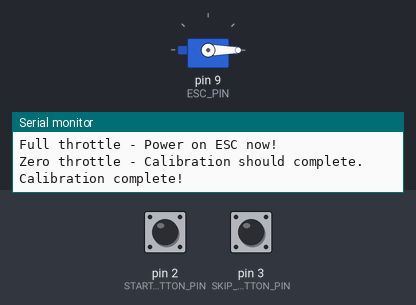
Simulated run of this sketch. Board: Arduino Uno, built with avr-gcc and run on an emulated ATmega328P. On the bench: servo, the last lines printed to the serial monitor. Inputs (shaded band) come from the test bench; at power-on: pin 2 (START_BUTTON_PIN) HIGH, pin 3 (SKIP_CALIBRATION_BUTTON_PIN) HIGH.

Above: at 7.2 s.
7.3 s: pin 2 (START_BUTTON_PIN) pulled LOW for 0.15 s
At 7.7 s:
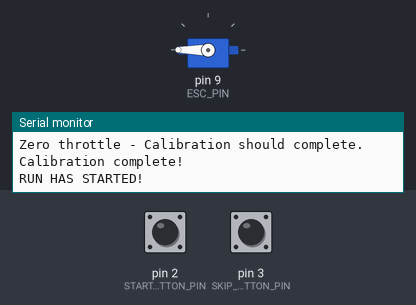
Timing chart, 0 to 13.8 s (numbered marks = the images above; inputs shaded):
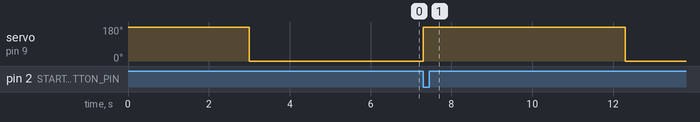

Measured:
- after the input at 7.3 s, servo on pin 9 (ESC_PIN): 0° → 180° at once, → 0° 5.0 s later

The sketch:

main.ino
```cpp
#include <Servo.h>

const int START_BUTTON_PIN = 2;
const int SKIP_CALIBRATION_BUTTON_PIN = 3;
const int ESC_PIN = 9;

const int MIN_PWM = 1000;
const int MAX_PWM = 2000;

Servo esc;
bool runStarted = false;

const int RUN_DURATION_MILLISECONDS = 5000;

/*
const float MOTOR_KV = 980;
const float BATTERY_VOLTAGE = 12.0;
const float GEAR_RATIO = 2;

const float WHEEL_DIAMETER_METERS = 2 * 0.0254;

const float TARGET_DISTANCE_METERS = 5;
*/

void begin_esc_calibration() {
  Serial.println("Starting ESC calibration...");

  Serial.println("Full throttle - Power on ESC now!");
  esc.writeMicroseconds(MAX_PWM);
  delay(3000);

  Serial.println("Zero throttle - Calibration should complete.");
  esc.writeMicroseconds(MIN_PWM);
  delay(3000);

  Serial.println("Calibration complete!");
}
void setup() {
  Serial.begin(9600);

  pinMode(START_BUTTON_PIN, INPUT_PULLUP);
  pinMode(SKIP_CALIBRATION_BUTTON_PIN, INPUT_PULLUP);
  esc.attach(ESC_PIN, MIN_PWM, MAX_PWM);

  if (digitalRead(SKIP_CALIBRATION_BUTTON_PIN) == LOW) {
    Serial.println("Skipped ESC calibration.");
    esc.write(0);
  } else {
    begin_esc_calibration();
  }
}

void loop() {
  if (digitalRead(START_BUTTON_PIN) == LOW && !runStarted) {
    runStarted = true;
    Serial.println("RUN HAS STARTED!");
    moveForDuration(RUN_DURATION_MILLISECONDS);
  }
}

void moveForDuration(float milliseconds) {
  esc.write(180);
  delay(milliseconds);
  esc.write(0);
}

/*
void moveDistance(float targetDistanceMeters) {
  float motorRPM = MOTOR_KV * BATTERY_VOLTAGE;
  float wheelRPM = motorRPM / GEAR_RATIO;
  float wheelCircumferenceMeters = PI * WHEEL_DIAMETER_METERS;
  float maxMetersPerSecond = (wheelRPM / 60) * wheelCircumferenceMeters;

  float runTimeSeconds = targetDistanceMeters / maxMetersPerSecond;

  // NOTE: this code doesn't account for torque and stuff and just assumes
  // the motor's at max speed.

  esc.write(180);
  delay(runTimeSeconds * 1000);
  esc.write(0);
} */
```
